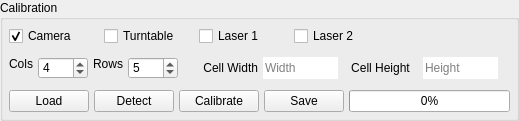
	<widget class="QGroupBox" name="calibrateGroup">
	  <property name="title">
	    <string>Calibration</string>
	  </property>

	  <layout class="QVBoxLayout" name="verticalLayoutCalibrateGroup">
	    <property name="margin">
	      <number>1</number>
	    </property>
	    <property name="spacing">
	      <number>1</number>
	    </property>

	    <item>
	      <layout class="QHBoxLayout" name="horizontalLayoutCalibrate_1">
		<property name="spacing">
		  <number>5</number>
		</property>
		<property name="margin">
		  <number>5</number>
		</property>

		<item>
		  <widget class="QCheckBox" name="calibrateCameraCheck">
		    <property name="text">
		      <string>Camera</string>
		    </property>
		    <property name="checked">
		      <bool>true</bool>
		    </property>
		    <property name="minimumSize">
		      <size>
			<width>90</width>
			<height>0</height>
		      </size>
		    </property>
		    <property name="maximumSize">
		      <size>
			<width>100</width>
			<height>22</height>
		      </size>
		    </property>
		  </widget>
		</item>

		<item>
		  <widget class="QCheckBox" name="calibrateTurntableCheck">
		    <property name="text">
		      <string>Turntable</string>
		    </property>
		    <property name="checked">
		      <bool>false</bool>
		    </property>
		    <property name="minimumSize">
		      <size>
			<width>90</width>
			<height>0</height>
		      </size>
		    </property>
		    <property name="maximumSize">
		      <size>
			<width>100</width>
			<height>22</height>
		      </size>
		    </property>
		  </widget>
		</item>

		<item>
		  <widget class="QCheckBox" name="calibrateLaser1Check">
		    <property name="text">
		      <string>Laser 1</string>
		    </property>
		    <property name="checked">
		      <bool>false</bool>
		    </property>
		    <property name="minimumSize">
		      <size>
			<width>90</width>
			<height>0</height>
		      </size>
		    </property>
		    <property name="maximumSize">
		      <size>
			<width>100</width>
			<height>22</height>
		      </size>
		    </property>
		  </widget>
		</item>

		<item>
		  <widget class="QCheckBox" name="calibrateLaser2Check">
		    <property name="text">
		      <string>Laser 2</string>
		    </property>
		    <property name="checked">
		      <bool>false</bool>
		    </property>
		    <property name="minimumSize">
		      <size>
			<width>90</width>
			<height>0</height>
		      </size>
		    </property>
		    <property name="maximumSize">
		      <size>
			<width>100</width>
			<height>22</height>
		      </size>
		    </property>
		  </widget>
		</item>

		<item>
		  <widget class="QLabel" name="calibrateFillSpace_0">
		    <property name="sizePolicy">
		      <sizepolicy hsizetype="Expanding" vsizetype="Fixed">
			<horstretch>0</horstretch>
			<verstretch>0</verstretch>
		      </sizepolicy>
		    </property>
		    <property name="text">
		      <string></string>
		    </property>
		    <property name="alignment">
		      <set>Qt::AlignCenter</set>
		    </property>
		  </widget>
		</item>

	      </layout> <!-- name="horizontalLayoutCalibration_1" -->
	    </item>

	    <item>
	      <layout class="QHBoxLayout" name="horizontalLayoutCalibrate_2">
		<property name="spacing">
		  <number>5</number>
		</property>
		<property name="margin">
		  <number>5</number>
		</property>

		<item>
		  <widget class="QLabel" name="chessboardColsLabel">
		    <property name="text">
		      <string>Cols</string>
		    </property>
		    <property name="sizePolicy">
		      <sizepolicy hsizetype="Preferred" vsizetype="Fixed">
			<horstretch>0</horstretch>
			<verstretch>0</verstretch>
		      </sizepolicy>
		    </property>
		    <property name="maximumSize">
		      <size>
			<width>50</width>
			<height>22</height>
		      </size>
		    </property>
		    <property name="alignment">
		      <set>Qt::AlignRight</set>
		    </property>
		  </widget>
		</item>

		<item>
		  <widget class="QSpinBox" name="chessboardColsSpin">
		    <property name="sizePolicy">
		      <sizepolicy hsizetype="Preferred" vsizetype="Fixed">
			<horstretch>0</horstretch>
			<verstretch>0</verstretch>
		      </sizepolicy>
		    </property>
		    <property name="minimumSize">
		      <size>
			<width>50</width>
			<height>0</height>
		      </size>
		    </property>
		    <property name="maximumSize">
		      <size>
			<width>75</width>
			<height>22</height>
		      </size>
		    </property>
		    <property name="value">
		      <number>4</number>
		    </property>
		  </widget>
		</item>

		<item>
		  <widget class="QLabel" name="chessboardRowsLabel">
		    <property name="text">
		      <string>Rows</string>
		    </property>
		    <property name="sizePolicy">
		      <sizepolicy hsizetype="Preferred" vsizetype="Fixed">
			<horstretch>0</horstretch>
			<verstretch>0</verstretch>
		      </sizepolicy>
		    </property>
		    <property name="maximumSize">
		      <size>
			<width>50</width>
			<height>22</height>
		      </size>
		    </property>
		    <property name="alignment">
		      <set>Qt::AlignRight</set>
		    </property>
		  </widget>
		</item>

		<item>
		  <widget class="QSpinBox" name="chessboardRowsSpin">
		    <property name="sizePolicy">
		      <sizepolicy hsizetype="Preferred" vsizetype="Fixed">
			<horstretch>0</horstretch>
			<verstretch>0</verstretch>
		      </sizepolicy>
		    </property>
		    <property name="minimumSize">
		      <size>
			<width>50</width>
			<height>0</height>
		      </size>
		    </property>
		    <property name="maximumSize">
		      <size>
			<width>75</width>
			<height>22</height>
		      </size>
		    </property>
		    <property name="value">
		      <number>5</number>
		    </property>
		  </widget>
		</item>

		<item>
		  <widget class="QLabel" name="chessboardCellWidthLabel">
		    <property name="text">
		      <string>Cell Width</string>
		    </property>
		    <property name="sizePolicy">
		      <sizepolicy hsizetype="Preferred" vsizetype="Fixed">
			<horstretch>0</horstretch>
			<verstretch>0</verstretch>
		      </sizepolicy>
		    </property>
		    <property name="minimumSize">
		      <size>
			<width>75</width>
			<height>0</height>
		      </size>
		    </property>
		    <property name="alignment">
		      <set>Qt::AlignRight</set>
		    </property>
		  </widget>
		</item>

		<item>
		  <widget class="QLineEdit" name="chessboardCellWidthValue">
		    <property name="sizePolicy">
		      <sizepolicy hsizetype="Preferred" vsizetype="Fixed">
			<horstretch>0</horstretch>
			<verstretch>0</verstretch>
		      </sizepolicy>
		    </property>
		    <property name="maximumSize">
		      <size>
			<width>75</width>
			<height>22</height>
		      </size>
		    </property>
		    <property name="enabled">
		      <bool>true</bool>
		    </property>
		    <property name="frame">
		      <bool>false</bool>
		    </property>
		    <property name="placeholderText">
		      <string>Width</string>
		    </property>
		  </widget>
		</item>

		<item>
		  <widget class="QLabel" name="chessboardCellHeightLabel">
		    <property name="text">
		      <string>Cell Height</string>
		    </property>
		    <property name="sizePolicy">
		      <sizepolicy hsizetype="Preferred" vsizetype="Fixed">
			<horstretch>0</horstretch>
			<verstretch>0</verstretch>
		      </sizepolicy>
		    </property>
		    <property name="minimumSize">
		      <size>
			<width>75</width>
			<height>0</height>
		      </size>
		    </property>
		    <property name="alignment">
		      <set>Qt::AlignCenter</set>
		    </property>
		  </widget>
		</item>

		<item>
		  <widget class="QLineEdit" name="chessboardCellHeightValue">
		    <property name="sizePolicy">
		      <sizepolicy hsizetype="Preferred" vsizetype="Fixed">
			<horstretch>0</horstretch>
			<verstretch>0</verstretch>
		      </sizepolicy>
		    </property>
		    <property name="maximumSize">
		      <size>
			<width>75</width>
			<height>22</height>
		      </size>
		    </property>
		    <property name="enabled">
		      <bool>true</bool>
		    </property>
		    <property name="frame">
		      <bool>false</bool>
		    </property>
		    <property name="placeholderText">
		      <string>Height</string>
		    </property>
		  </widget>
		</item>

		<item>
		  <widget class="QLabel" name="chessboardFillSpace_1">
		    <property name="sizePolicy">
		      <sizepolicy hsizetype="Expanding" vsizetype="Fixed">
			<horstretch>0</horstretch>
			<verstretch>0</verstretch>
		      </sizepolicy>
		    </property>
		    <property name="text">
		      <string></string>
		    </property>
		    <property name="alignment">
		      <set>Qt::AlignCenter</set>
		    </property>
		  </widget>
		</item>

	      </layout> <!-- name="horizontalLayoutCalibration_2" -->
	    </item>

	    <item>
	      <layout class="QHBoxLayout" name="horizontalLayoutCalibration_3">
		<property name="spacing">
		  <number>5</number>
		</property>
		<property name="margin">
		  <number>5</number>
		</property>

		<item>
		  <widget class="QPushButton" name="loadScannerCalibrationButton">
		    <property name="text">
		      <string>Load</string>
		    </property>
		    <property name="enabled">
		      <bool>true</bool>
		    </property>
		    <property name="checkable">
		      <bool>true</bool>
		    </property>
		  </widget>
		</item>

		<item>
		  <widget class="QPushButton" name="chessboardDetectAllButton">
		    <property name="text">
		      <string>Detect</string>
		    </property>
		    <property name="enabled">
		      <bool>true</bool>
		    </property>
		    <property name="checkable">
		      <bool>true</bool>
		    </property>
		  </widget>
		</item>

		<item>
		  <widget class="QPushButton" name="calibrateButton">
		    <property name="text">
		      <string>Calibrate</string>
		    </property>
		    <property name="enabled">
		      <bool>true</bool>
		    </property>
		    <property name="checkable">
		      <bool>true</bool>
		    </property>
		  </widget>
		</item>

		<item>
		  <widget class="QPushButton" name="saveScannerCalibrationButton">
		    <property name="text">
		      <string>Save</string>
		    </property>
		    <property name="enabled">
		      <bool>true</bool>
		    </property>
		    <property name="checkable">
		      <bool>true</bool>
		    </property>
		  </widget>
		</item>

		<item>
		  <widget class="QProgressBar" name="calibrationProgress">
		    <property name="value">
		      <number>0</number>
		    </property>
		  </widget>
		</item>

	      </layout> <!-- name="horizontalLayoutCalibration_3" -->
	    </item>

	  </layout> <!-- name="verticalLayoutCalibrateGroup" -->
	</widget>
